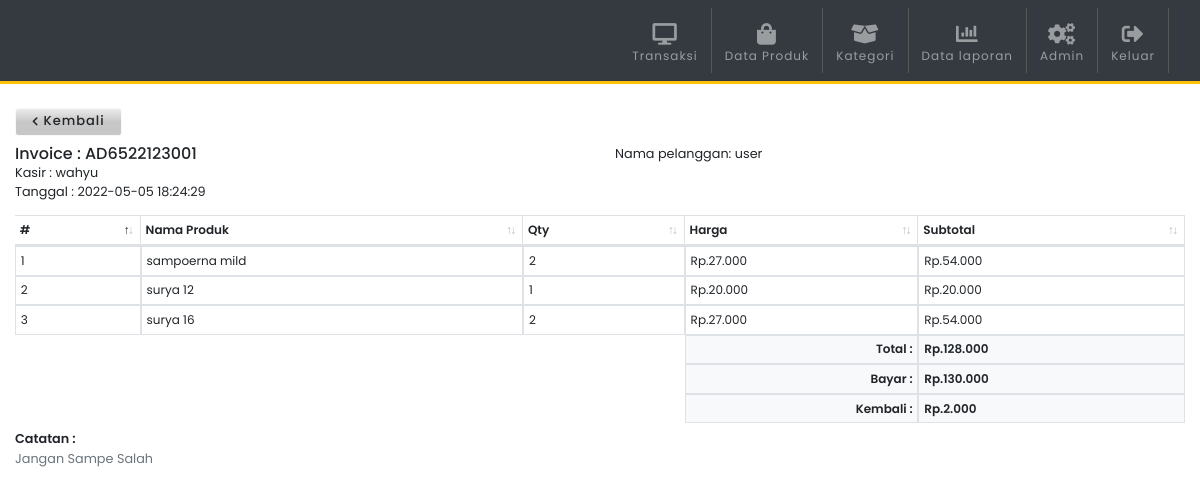
Page /detail.php?invoice=AD6522123001 (signed in) on the committed database.
### tables this page shows
CREATE TABLE `laporan` (
  `idlaporan` int(11) NOT NULL,
  `no_nota` varchar(50) NOT NULL,
  `idpelanggan` int(11) NOT NULL,
  `catatan` text NOT NULL,
  `totalbeli` int(11) NOT NULL,
  `pembayaran` int(11) NOT NULL,
  `kembalian` int(11) NOT NULL,
  `tgl_sub` timestamp NOT NULL DEFAULT current_timestamp() ON UPDATE current_timestamp()
);

CREATE TABLE `pelanggan` (
  `idpelanggan` int(11) NOT NULL,
  `nama_pelanggan` varchar(30) NOT NULL,
  `telepon_pelanggan` varchar(15) NOT NULL,
  `alamat_pelanggan` text NOT NULL
);

CREATE TABLE `tb_nota` (
  `idnota` int(11) NOT NULL,
  `no_nota` varchar(100) NOT NULL,
  `idproduk` int(11) NOT NULL,
  `quantity` int(11) NOT NULL
);

CREATE TABLE `produk` (
  `idproduk` int(11) NOT NULL,
  `idkategori` int(11) NOT NULL,
  `kode_produk` varchar(100) NOT NULL,
  `nama_produk` varchar(150) NOT NULL,
  `harga_modal` int(11) NOT NULL,
  `harga_jual` int(11) NOT NULL,
  `stock` int(11) NOT NULL,
  `tgl_input` timestamp NOT NULL DEFAULT current_timestamp() ON UPDATE current_timestamp()
);

### detail.php (the view, shortened to what this page needs)
<?php include 'template/header.php';?>
<?php
$nota = $_GET['invoice'];
$liatcust = mysqli_query($conn,"SELECT * FROM pelanggan e, laporan c WHERE no_nota='$nota' and e.idpelanggan=c.idpelanggan");
$checkdb = mysqli_fetch_array($liatcust);
?>
<br>
<a href="laporan.php" class="btn btn-light btn-xs px-3 py-2 mb-2" style="font-weight:500;"><i class="fa fa-chevron-left fa-xs"></i> Kembali</a>
<div class="row">
    <div class="col-sm-6">
    <h6 class="mb-0">Invoice : <?php echo $nota ?></h6>
        <p class="small mb-0">Kasir : <?php echo $user ?></p>
        <p class="small mb-0">Tanggal : <?php echo $checkdb['tgl_sub'] ?></p>
    </div>
    <div class="col-sm-6">
        <p class="small mb-0">Nama pelanggan: <?php echo $checkdb['nama_pelanggan'] ?></p>
    </div>
</div>
<table class="table table-sm table-bordered dt-responsive nowrap border-0" id="cart" width="100%">
                        <thead>
                        <tr>
                            <th>#</th>
                            <th>Nama Produk</th>
                            <th>Qty</th>
                            <th>Harga</th>
                            <th>Subtotal</th>
                        </tr>
                        </thead>
                        <tbody>
                            <?php
                                 $no=1;
                                 $data_produk=mysqli_query($conn,"SELECT * FROM tb_nota t, produk p
                                 WHERE no_nota='$nota' and t.idproduk=p.idproduk ORDER BY t.idproduk ASC");
                                 while($d=mysqli_fetch_array($data_produk)){
                                    $total = $d['quantity']*$d['harga_jual'];
                                    ?>
                                    <tr>
                                        <td style="border: 1px solid #dee2e6;"><?php echo $no++ ?></td>
                                        <td style="border: 1px solid #dee2e6;"><?php echo $d['nama_produk'] ?></td>
                                        <td style="border: 1px solid #dee2e6;"><?php echo $d['quantity'] ?></td>
                                        <td style="border: 1px solid #dee2e6;">Rp.<?php echo ribuan($d['harga_jual']) ?></td>
                                        <td style="border: 1px solid #dee2e6;">Rp.<?php echo ribuan($total) ?></td>
                                    </tr>
                        <?php }?>
					</tbody>
                    <tr>
                        <th class="d-none d-sm-block d-md-block border-0 bg-white"></th>
                        <th class="border-0 bg-white"></th>
                        <th class="border-0 bg-white"></th>
                        <th class="text-right bg-light" style="border: 1px solid #dee2e6;font-weight:600;">Total :</th>
                        <th class="bg-light" style="border: 1px solid #dee2e6;font-weight:600;">Rp.<?php echo ribuan($checkdb['totalbeli']) ?></th>
                    </tr>
                    <tr>
                        <th class="d-none d-sm-block d-md-block border-0 bg-white"></th>
                        <th class="border-0 bg-white"></th>
                        <th class="border-0 bg-white"></th>
                        <th class="text-right bg-light" style="border: 1px solid #dee2e6;font-weight:600;">Bayar :</th>
                        <th class="bg-light" style="border: 1px solid #dee2e6;font-weight:600;">Rp.<?php echo ribuan($checkdb['pembayaran']) ?></th>
                    </tr>
                    <tr>
                        <th class="d-none d-sm-block d-md-block border-0 bg-white"></th>
                        <th class="border-0 bg-white"></th>
                        <th class="border-0 bg-white"></th>
                        <th class="text-right bg-light" style="border: 1px solid #dee2e6;font-weight:600;">Kembali :</th>
                        <th class="bg-light" style="border: 1px solid #dee2e6;font-weight:600;">Rp.<?php echo ribuan($checkdb['kembalian']) ?></th>
                    </tr>
                </table>
                <p class="small mb-0" style="font-weight:600;">Catatan :</p>
                <p class="small text-muted"><?php echo $checkdb['catatan'] ?></p>
<?php include 'template/footer.php';?>

### assets/css/style.css (style rules this page uses)
html, body { font-size: 100%; font-family: 'Poppins', sans-serif; scroll-behavior: smooth; }
a { text-decoration: none !important; }
.btn { font-size: small !important; letter-spacing: 1px !important; }
.btn-light { background: linear-gradient(180deg, rgb(235, 235, 235) 0%, rgb(199, 199, 199) 50%) !important; }
::placeholder { opacity: 1; font-size: 12px !important; letter-spacing: 1px; font-weight: 300; }
.btn-group-xs > .btn, .btn-xs { padding: .25rem .4rem; font-size: .875rem; line-height: .5; border-radius: .2rem; }
table { font-size: 12px !important; }
table thead>tr>th { font-weight: 600 !important; }

### rows in the picture
laporan: tgl_sub "2022-05-05 18:24:29", idpelanggan.nama_pelanggan "user", totalbeli "128.000", pembayaran "130.000", kembalian "2.000", catatan "Jangan Sampe Salah"
tb_nota: idproduk.nama_produk "sampoerna mild", quantity "2", idproduk.harga_jual "27.000", quantity.harga_jual "54.000"
tb_nota: idproduk.nama_produk "surya 12", quantity "1", idproduk.harga_jual "20.000", quantity.harga_jual "20.000"
tb_nota: idproduk.nama_produk "surya 16", quantity "2", idproduk.harga_jual "27.000", quantity.harga_jual "54.000"

### other values in the picture
$nota "AD6522123001"
$user "wahyu"
